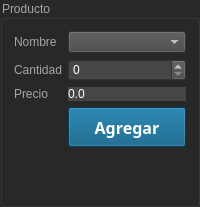
        <widget class="QGroupBox" name="groupBox_2">
         <property name="styleSheet">
          <string notr="true">background-color: rgb(40, 40, 40);
color: rgb(166, 166, 166);</string>
         </property>
         <property name="title">
          <string>Producto</string>
         </property>
         <layout class="QFormLayout" name="formLayout_2">
          <item row="0" column="0">
           <widget class="QLabel" name="label_6">
            <property name="text">
             <string>Nombre</string>
            </property>
           </widget>
          </item>
          <item row="0" column="1">
           <widget class="QComboBox" name="inProducto">
            <property name="styleSheet">
             <string notr="true">background-color: rgb(70, 70, 70);
color: rgb(255, 255, 255);
</string>
            </property>
           </widget>
          </item>
          <item row="1" column="0">
           <widget class="QLabel" name="label_7">
            <property name="text">
             <string>Cantidad</string>
            </property>
           </widget>
          </item>
          <item row="1" column="1">
           <widget class="QSpinBox" name="inCantidad">
            <property name="styleSheet">
             <string notr="true">background-color: rgb(70, 70, 70);
color: rgb(255, 255, 255);
</string>
            </property>
           </widget>
          </item>
          <item row="2" column="0">
           <widget class="QLabel" name="label_8">
            <property name="text">
             <string>Precio</string>
            </property>
           </widget>
          </item>
          <item row="2" column="1">
           <widget class="QLabel" name="outPrecio">
            <property name="styleSheet">
             <string notr="true">background-color: rgb(70, 70, 70);
color: rgb(255, 255, 255);
</string>
            </property>
            <property name="text">
             <string>0.0</string>
            </property>
           </widget>
          </item>
          <item row="3" column="1">
           <widget class="QPushButton" name="cmdAgregar">
            <property name="minimumSize">
             <size>
              <width>0</width>
              <height>40</height>
             </size>
            </property>
            <property name="palette">
             <palette>
              <active>
               <colorrole role="WindowText">
                <brush brushstyle="SolidPattern">
                 <color alpha="255">
                  <red>255</red>
                  <green>255</green>
                  <blue>255</blue>
                 </color>
                </brush>
               </colorrole>
               <colorrole role="Button">
                <brush brushstyle="SolidPattern">
                 <color alpha="255">
                  <red>0</red>
                  <green>85</green>
                  <blue>127</blue>
                 </color>
                </brush>
               </colorrole>
               <colorrole role="Text">
                <brush brushstyle="SolidPattern">
                 <color alpha="255">
                  <red>255</red>
                  <green>255</green>
                  <blue>255</blue>
                 </color>
                </brush>
               </colorrole>
               <colorrole role="ButtonText">
                <brush brushstyle="SolidPattern">
                 <color alpha="255">
                  <red>255</red>
                  <green>255</green>
                  <blue>255</blue>
                 </color>
                </brush>
               </colorrole>
               <colorrole role="Base">
                <brush brushstyle="SolidPattern">
                 <color alpha="255">
                  <red>0</red>
                  <green>85</green>
                  <blue>127</blue>
                 </color>
                </brush>
               </colorrole>
               <colorrole role="Window">
                <brush brushstyle="SolidPattern">
                 <color alpha="255">
                  <red>0</red>
                  <green>85</green>
                  <blue>127</blue>
                 </color>
                </brush>
               </colorrole>
               <colorrole role="PlaceholderText">
                <brush brushstyle="NoBrush">
                 <color alpha="128">
                  <red>255</red>
                  <green>255</green>
                  <blue>255</blue>
                 </color>
                </brush>
               </colorrole>
              </active>
              <inactive>
               <colorrole role="WindowText">
                <brush brushstyle="SolidPattern">
                 <color alpha="255">
                  <red>255</red>
                  <green>255</green>
                  <blue>255</blue>
                 </color>
                </brush>
               </colorrole>
               <colorrole role="Button">
                <brush brushstyle="SolidPattern">
                 <color alpha="255">
                  <red>0</red>
                  <green>85</green>
                  <blue>127</blue>
                 </color>
                </brush>
               </colorrole>
               <colorrole role="Text">
                <brush brushstyle="SolidPattern">
                 <color alpha="255">
                  <red>255</red>
                  <green>255</green>
                  <blue>255</blue>
                 </color>
                </brush>
               </colorrole>
               <colorrole role="ButtonText">
                <brush brushstyle="SolidPattern">
                 <color alpha="255">
                  <red>255</red>
                  <green>255</green>
                  <blue>255</blue>
                 </color>
                </brush>
               </colorrole>
               <colorrole role="Base">
                <brush brushstyle="SolidPattern">
                 <color alpha="255">
                  <red>0</red>
                  <green>85</green>
                  <blue>127</blue>
                 </color>
                </brush>
               </colorrole>
               <colorrole role="Window">
                <brush brushstyle="SolidPattern">
                 <color alpha="255">
                  <red>0</red>
                  <green>85</green>
                  <blue>127</blue>
                 </color>
                </brush>
               </colorrole>
               <colorrole role="PlaceholderText">
                <brush brushstyle="NoBrush">
                 <color alpha="128">
                  <red>255</red>
                  <green>255</green>
                  <blue>255</blue>
                 </color>
                </brush>
               </colorrole>
              </inactive>
              <disabled>
               <colorrole role="WindowText">
                <brush brushstyle="SolidPattern">
                 <color alpha="255">
                  <red>255</red>
                  <green>255</green>
                  <blue>255</blue>
                 </color>
                </brush>
               </colorrole>
               <colorrole role="Button">
                <brush brushstyle="SolidPattern">
                 <color alpha="255">
                  <red>0</red>
                  <green>85</green>
                  <blue>127</blue>
                 </color>
                </brush>
               </colorrole>
               <colorrole role="Text">
                <brush brushstyle="SolidPattern">
                 <color alpha="255">
                  <red>255</red>
                  <green>255</green>
                  <blue>255</blue>
                 </color>
                </brush>
               </colorrole>
               <colorrole role="ButtonText">
                <brush brushstyle="SolidPattern">
                 <color alpha="255">
                  <red>255</red>
                  <green>255</green>
                  <blue>255</blue>
                 </color>
                </brush>
               </colorrole>
               <colorrole role="Base">
                <brush brushstyle="SolidPattern">
                 <color alpha="255">
                  <red>0</red>
                  <green>85</green>
                  <blue>127</blue>
                 </color>
                </brush>
               </colorrole>
               <colorrole role="Window">
                <brush brushstyle="SolidPattern">
                 <color alpha="255">
                  <red>0</red>
                  <green>85</green>
                  <blue>127</blue>
                 </color>
                </brush>
               </colorrole>
               <colorrole role="PlaceholderText">
                <brush brushstyle="NoBrush">
                 <color alpha="128">
                  <red>255</red>
                  <green>255</green>
                  <blue>255</blue>
                 </color>
                </brush>
               </colorrole>
              </disabled>
             </palette>
            </property>
            <property name="font">
             <font>
              <family>Segoe UI Black</family>
              <pointsize>12</pointsize>
              <weight>75</weight>
              <bold>true</bold>
             </font>
            </property>
            <property name="styleSheet">
             <string notr="true">background-color: rgb(0, 85, 127);
color: rgb(255, 255, 255);</string>
            </property>
            <property name="text">
             <string>Agregar</string>
            </property>
           </widget>
          </item>
          <item row="4" column="1">
           <spacer name="verticalSpacer">
            <property name="orientation">
             <enum>Qt::Vertical</enum>
            </property>
            <property name="sizeHint" stdset="0">
             <size>
              <width>20</width>
              <height>40</height>
             </size>
            </property>
           </spacer>
          </item>
         </layout>
        </widget>
